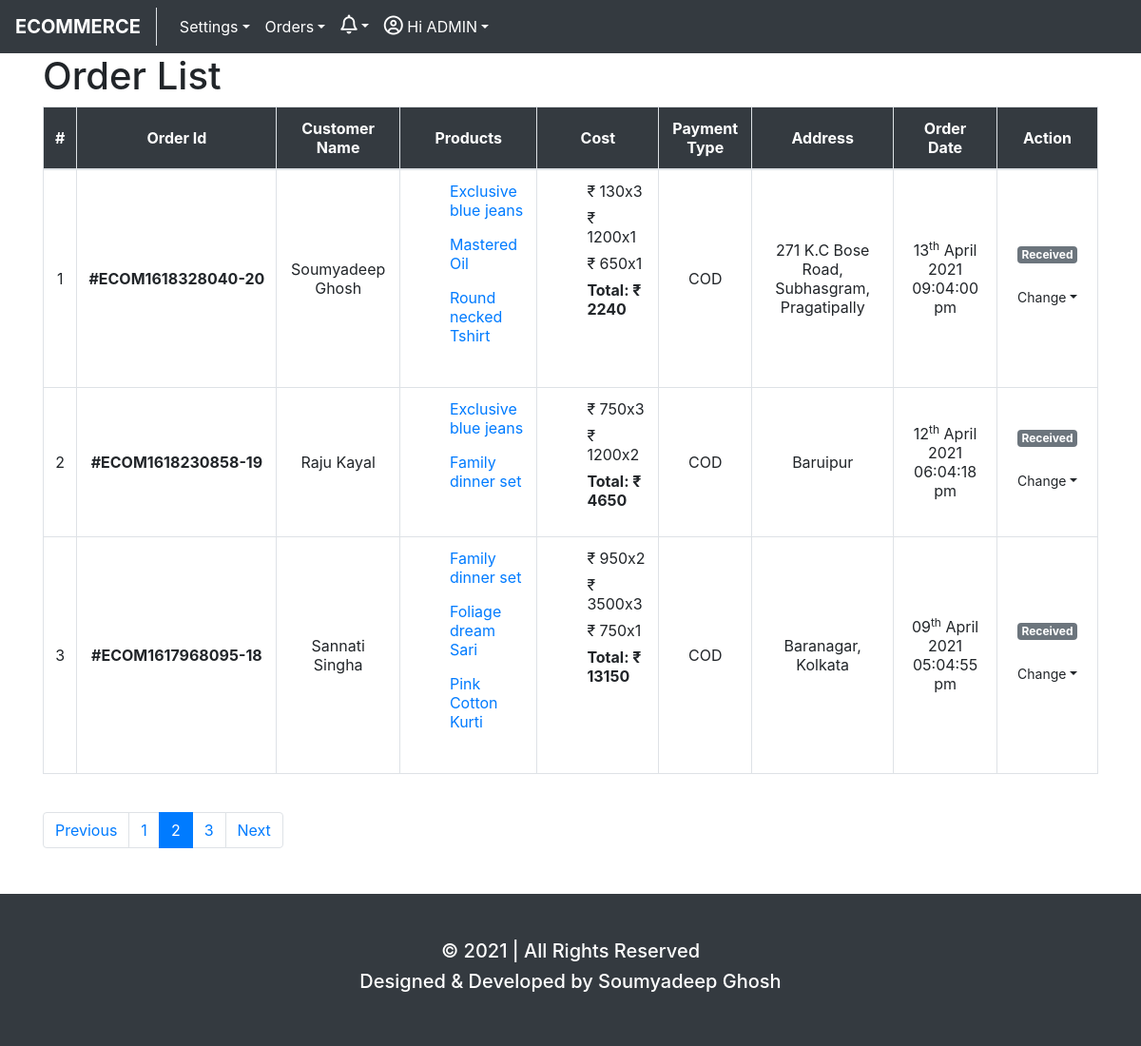
/orderlist.php?page=2 (signed in), run on the app's committed database.
### tables this page shows
CREATE TABLE `orders` (
  `id` int(11) NOT NULL,
  `user_id` int(11) NOT NULL,
  `products` longtext NOT NULL,
  `quantities` longtext NOT NULL,
  `prices` longtext NOT NULL,
  `address` text NOT NULL,
  `payment_method` varchar(50) NOT NULL,
  `invoice` varchar(100) NOT NULL,
  `status` tinyint(1) NOT NULL DEFAULT 1 COMMENT '0=cancelled\r\n1=ordered\r\n2=packed\r\n3=shiped\r\n4=delivered',
  `date` varchar(255) NOT NULL,
  `time` varchar(255) NOT NULL
);

CREATE TABLE `users` (
  `id` int(11) NOT NULL,
  `name` varchar(255) NOT NULL,
  `email` varchar(100) NOT NULL,
  `sex` varchar(10) NOT NULL,
  `address` varchar(255) NOT NULL,
  `username` varchar(50) NOT NULL,
  `password` varchar(100) NOT NULL,
  `type` tinyint(1) NOT NULL DEFAULT 0 COMMENT 'user=0\r\nadmin=1',
  `created_at` varchar(50) NOT NULL,
  `updated_at` varchar(50) NOT NULL
);

### orderlist.php (the view, shortened to what this page needs)
<?php
    include "config.php";
    $psql = "SELECT id,name FROM product";
    $pquery = mysqli_query($link,$psql);
    $product_list = [];
    while($result = mysqli_fetch_assoc($pquery)){
        $product_list[$result['id']]['name'] = $result['name'];
    }
    $page = isset($_GET['page']) ? mysqli_real_escape_string($link,$_GET['page']) : 1;
    $limit = 3;
    $offset = ($page - 1) * $limit;
    if($_SESSION['type'] == 1){
        $sql = "SELECT orders.id as order_id,users.name as user_name,products,quantities,orders.prices as prices,orders.address as order_address,payment_method,invoice,status,date,time FROM orders LEFT JOIN users ON orders.user_id=users.id ORDER BY orders.id DESC LIMIT $limit OFFSET $offset";
    }
    $query = mysqli_query($link,$sql);
?>
<head>
    <?php include 'layouts/head.php' ?>
</head>
<body>
    <?php include 'layouts/header.php' ?>
    <div class="container">
        <h1>Order List</h1>
        <?php if(mysqli_num_rows($query) > 0){ $orders = mysqli_fetch_all($query,MYSQLI_ASSOC); $slno = 1; ?>
        <table class="table table-bordered">
            <thead class="bg-dark text-center text-white">
                <tr>
                    <th class="align-middle">#</th>
                    <th class="align-middle">Order Id</th>
                    <?= $_SESSION['type'] == 1 ? '<th class="align-middle">Customer Name</th>' : '' ?>
                    <th class="align-middle">Products</th>
                    <th class="align-middle">Cost</th>
                    <?= $_SESSION['type'] == 1 ? '<th class="align-middle">Payment Type</th>' : '' ?>
                    <?= $_SESSION['type'] == 1 ? '<th class="align-middle">Address</th>' : '' ?>
                    <th class="align-middle">Order Date</th>
                    <?= $_SESSION['type'] == 1 ? '<th class="align-middle">Action</th>' : '' ?>
                </tr>
            </thead>
            <tbody>
                <?php
                    if($_SESSION['type'] == 1){
                        $psql = "SELECT * FROM orders";
                    }else{
                        $psql = "SELECT * FROM orders WHERE user_id='$user_id'";
                    }
                    $pquery = mysqli_query($link,$psql);
                    $total_record = mysqli_num_rows($pquery);
                    $total_page = ceil($total_record / $limit);
                    foreach($orders as $order){
                ?>
                <tr id="<?= $order['order_id'] ?>">
                    <td class="align-middle text-center"><?= $slno ?></td>
                    <td class="align-middle text-center"><strong><?= '#ECOM'.strtotime($order['time'].' '.$order['date']).'-'.$order['order_id'] ?></strong></td>
                    <?= $_SESSION['type'] == 1 ? '<td class="align-middle text-center">'.$order['user_name'].'</td>' : '' ?>
                    <?php
                        $arr = json_decode($order['products']);
                        $product_array = [];
                        foreach($product_list as $id=>$item){
                            if(in_array($id,$arr)){
                                $product_array[$id] = $item;
                            }
                        }
                    ?>
                    <td>
                        <ul style="list-style-type:none">
                            <?php foreach($product_array as $id=>$product){ ?>
                                <li class="pb-3"><a href="#" data-toggle="popover" title="<?= $product['name'] ?>" data-pid="<?= $id ?>" data-num="<?= $slno ?>" id="<?= $slno.'-'.$id ?>" class="product"><?= $product['name'] ?></li>
                            <?php } ?>
                        </ul>
                    </td>
                    <td>
                        <ul style="list-style-type:none">
                            <?php
                                $total = 0;
                                $quantities = json_decode($order['quantities']);
                                foreach(json_decode($order['prices']) as $key=>$price){
                                    $total += $price * $quantities[$key];
                            ?>
                                <li class="pb-2">&#8377 <?= $price.'x'.$quantities[$key] ?></li>
                            <?php } ?>
                            <li><strong>Total: &#8377 <?= $total ?></strong></li>
                        </ul>
                    </td>
                    <?= $_SESSION['type'] == 1 ? '<td class="align-middle text-center">'.strtoupper($order['payment_method']).'</td>' : '' ?>
                    <?= $_SESSION['type'] == 1 ? '<td class="align-middle text-center">'.$order['order_address'].'</td>' : '' ?>
                    <?php
                        switch($order['status']){
                            case 1:
                                $status = 'Received';
                                $class = 'badge badge-secondary';
                                break;
                        }
                    ?>
                    <td class="align-middle text-center"><?= date('d',strtotime($order['date'])).'<sup>'.date('S',strtotime($order['date'])).'</sup>'.date(' F Y',strtotime($order['date'])).' '.$order['time'] ?></td>
                    <?php if($_SESSION['type'] == 1){ ?>
                        <td class="align-middle text-center">
                            <span class="<?= isset($class) ? $class : '' ?>"><?= isset($status) ? $status : '' ?></span><br><br>
                            <?php if($order['status'] != 0 && $order['status'] != 4){ ?>
                            <div class="dropdown" id="ecom<?= $order['order_id'] ?>">
                                <button type="button" class="btn btn-default btn-sm dropdown-toggle" data-toggle="dropdown">Change</button>
                            </div>
                            <?php } ?>
                        </td>
                    <?php } ?>
                </tr>
                <?php $slno++; }}else{ ?>
                    <tr><td class="text-center" colspan="<?= $_SESSION['type'] == 1 ? 9 : 7 ?>">No order found</td></tr>
                <?php } ?>
            </tbody>
        </table>
        <br>
        <ul class="pagination">
                <li class="page-item <?= ($page > 1) ? '' : 'disabled' ?>"><a class="page-link" href="orderlist.php?page=<?= $page-1 ?>">Previous</a></li>
            <?php for($i=1;$i<=$total_page;$i++){ ?>
                <li class="page-item <?= ($page == $i) ? 'active' : '' ?>"><a class="page-link" href="orderlist.php?page=<?= $i ?>"><?php echo $i ?></a></li>
            <?php } ?>
                <li class="page-item <?= ($total_page > $page) ? '' : 'disabled' ?>"><a class="page-link" href="orderlist.php?page=<?= $page+1 ?>">Next</a></li>
        </ul>
    </div>
    <?php include 'layouts/footer.php' ?>
</body>

### data on the page
orders: strtotime($order['time'].' '.$order['date']) "1618328040", id "20", user.name "Soumyadeep Ghosh", name "Exclusive blue jeans", name "Mastered Oil", name "Round necked Tshirt", prices "130", quantities "3", prices "1200", quantities "1", prices "650", total "2240", payment_method "COD", address "271 K.C Bose Road, Subhasgram, Pragatipally", date "13", date "th", date "April 2021", time "09:04:00 pm", status "Received"
orders: strtotime($order['time'].' '.$order['date']) "1618230858", id "19", user.name "Raju Kayal", name "Exclusive blue jeans", name "Family dinner set", prices "750", quantities "3", prices "1200", quantities "2", total "4650", payment_method "COD", address "Baruipur", date "12", date "th", date "April 2021", time "06:04:18 pm", status "Received"
orders: strtotime($order['time'].' '.$order['date']) "1617968095", id "18", user.name "Sannati Singha", name "Family dinner set", name "Foliage dream Sari", name "Pink Cotton Kurti", prices "950", quantities "2", prices "3500", quantities "3", prices "750", quantities "1", total "13150", payment_method "COD", address "Baranagar, Kolkata", date "09", date "th", date "April 2021", time "05:04:55 pm", status "Received"

### other printed values
explode(' ',$_SESSION['name'])[0] "ADMIN"
